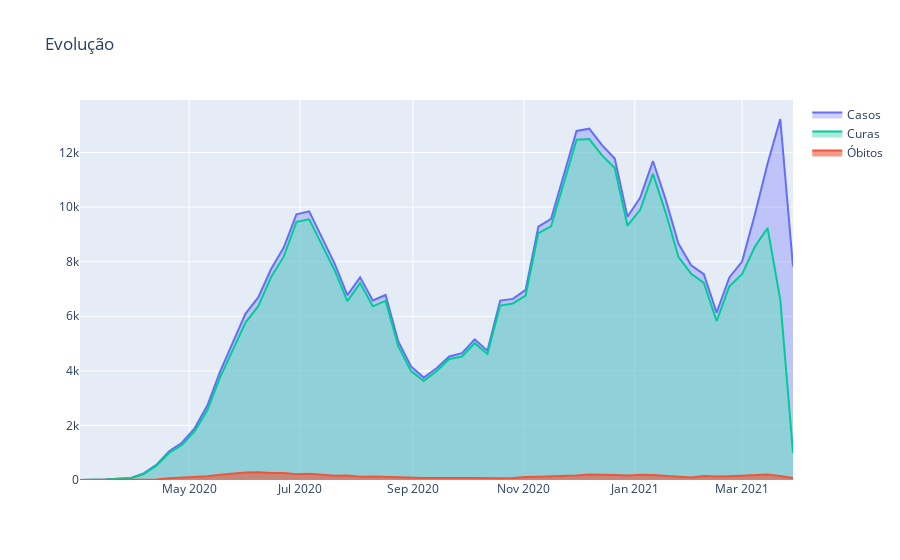

This figure's notebook cell:
### Code cell
fig = go.Figure()

columns = ['DataNotificacao', 'Confirmados', 'Obitos', 'Curas']
columns_renames = {'Confirmados': 'Casos', 'Obitos': 'Óbitos', 'Curas': 'Curas'}

df_bar = df_counts[columns]\
    .groupby(['DataNotificacao'])\
    .sum()\
    .reset_index()\
    .rename(columns_renames, axis=1)

fig.add_trace(
    go.Scatter(
        x=df_bar['DataNotificacao'],
        y=df_bar['Casos'],
        fill='tozeroy',
        fillcolor=f'rgba{(99, 100, 250, 0.3)}',
        line_color='#636EFA',
        name='Casos',
    )
)

fig.add_trace(
    go.Scatter(
        x=df_bar['DataNotificacao'],
        y=df_bar['Curas'],
        fill='tozeroy',
        fillcolor=f'rgba{(114, 219, 197, 0.6)}',
        line_color='#00CC96',
        name='Curas',
    )
)

fig.add_trace(
    go.Scatter(
        x=df_bar['DataNotificacao'],
        y=df_bar['Óbitos'],
        fill='tozeroy',
        fillcolor=f'rgba{(239, 85, 59, 0.6)}',
        line_color='#EF553B',
        name='Óbitos',
    )
)

fig.update_layout(title="Evolução")

fig.show()
